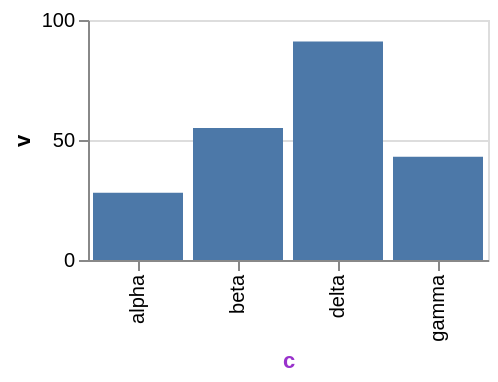

Express this chart as Vega-Lite.
### Vega-Lite specification from a JSON file in a GitHub repository (floating-point values rounded to 4 significant figures)
{"$schema": "https://vega.github.io/schema/vega-lite/v6.json", "width": 200, "height": 120, "data": {"values": [{"c": "alpha", "v": 28, "w": 3, "t": "2024-01-07"}, {"c": "beta", "v": 55, "w": 7, "t": "2024-03-19"}, {"c": "gamma", "v": 43, "w": 5, "t": "2024-06-02"}, {"c": "delta", "v": 91, "w": 9, "t": "2024-09-11"}]}, "mark": "bar", "encoding": {"x": {"field": "c", "type": "nominal"}, "y": {"field": "v", "type": "quantitative"}}, "config": {"axisX": {"titleColor": "darkorchid"}}}
